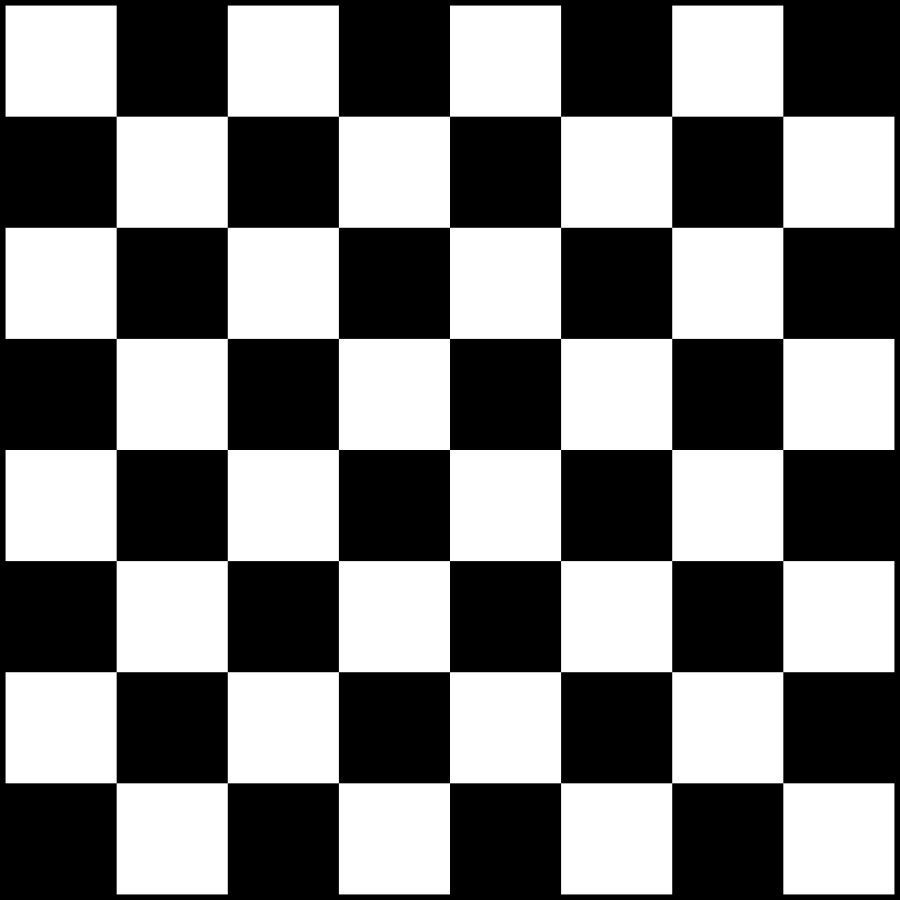
#> input picture OpenCVTutorial/assets/Chess_Board.png, 900 x 900 px
$ python tutorialPart6.py
#> lines starting #> are read from the running program, lines starting #| are printed output that depends on the picture; after the words box and inside, x2 and y2 are one past the last pixel; in counts of white or black regions, pixels touching at a corner belong together
# Corner Detection
# shi-tomashi

import numpy as np
import cv2

img = cv2.imread("assets/Chess_Board.png")
#> img is the input picture: shape (900, 900, 3); min 0, max 255, mean 124.4
img = cv2.resize(img, (0, 0), fx=0.8, fy=0.7)
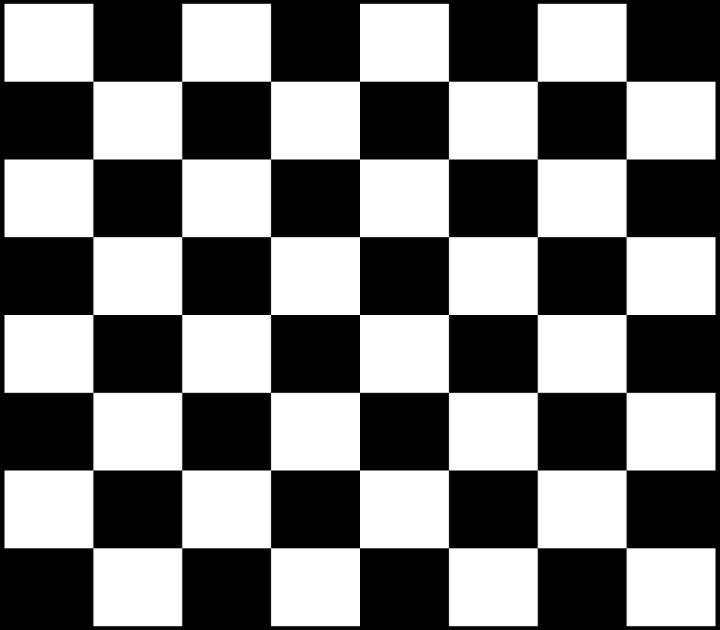
#> img: shape (630, 720, 3); min 0, max 255, mean 124.4
gray = cv2.cvtColor(img, cv2.COLOR_BGR2GRAY)

# maxCorners is the number of corners
# qualitylevel is the Minimum quality the value ranged between 0-1
# minimumDistance is the minimum euclidean distance between the two corners

corners = cv2.goodFeaturesToTrack(gray, maxCorners=100, qualityLevel=0.01, minDistance=10)
#> corners = 79 rows, first 8: [360, 315], [271, 315], [448, 314], [360, 392], [360, 237], [359, 548], [360, 81], [360, 470]
corners = np.int0(corners)

for corner in corners:
    x, y = corner.ravel()
    cv2.circle(img, (x, y), 5, (255, 0, 0), thickness=-1)
#> this loop made 79 passes
#> (x, y) on passes 1 to 12: (360, 315), (271, 315), (448, 314), (360, 392), (360, 237), (359, 548), (360, 81), (360, 470), (360, 159), (182, 315), (537, 314), (626, 315)
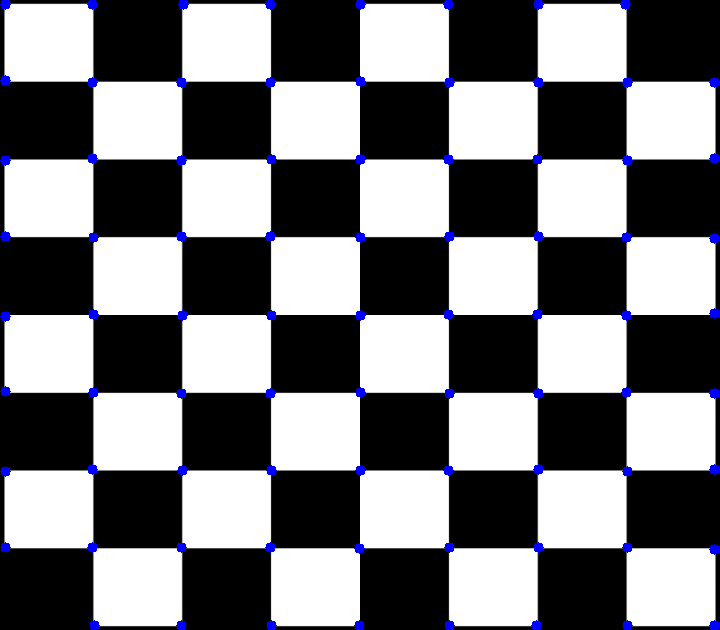
#> img: shape (630, 720, 3); 1.41% of pixels changed, all inside (x1, y1, x2, y2) = (0, 0, 720, 630)

for i in range(len(corners)):
    for j in range(i + 1, len(corners)):
        corner1 = tuple(corners[i][0])
        corner2 = tuple(corners[j][0])
        color = tuple(map(lambda x: int(x), np.random.randint(0, 255, size=3)))
        cv2.line(img, corner1, corner2, color, thickness=1)
#> this loop made 79 passes
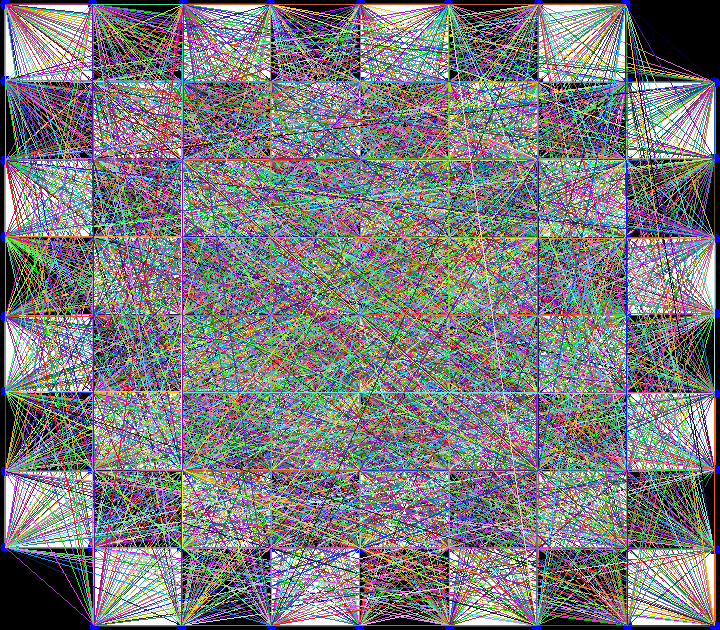
#> img: shape (630, 720, 3); mean B, G, R 126, 123, 123.4

cv2.imshow("Frame", img)
cv2.imwrite("assets/final_output.jpg", img)
cv2.waitKey(0)
cv2.destroyAllWindows()
